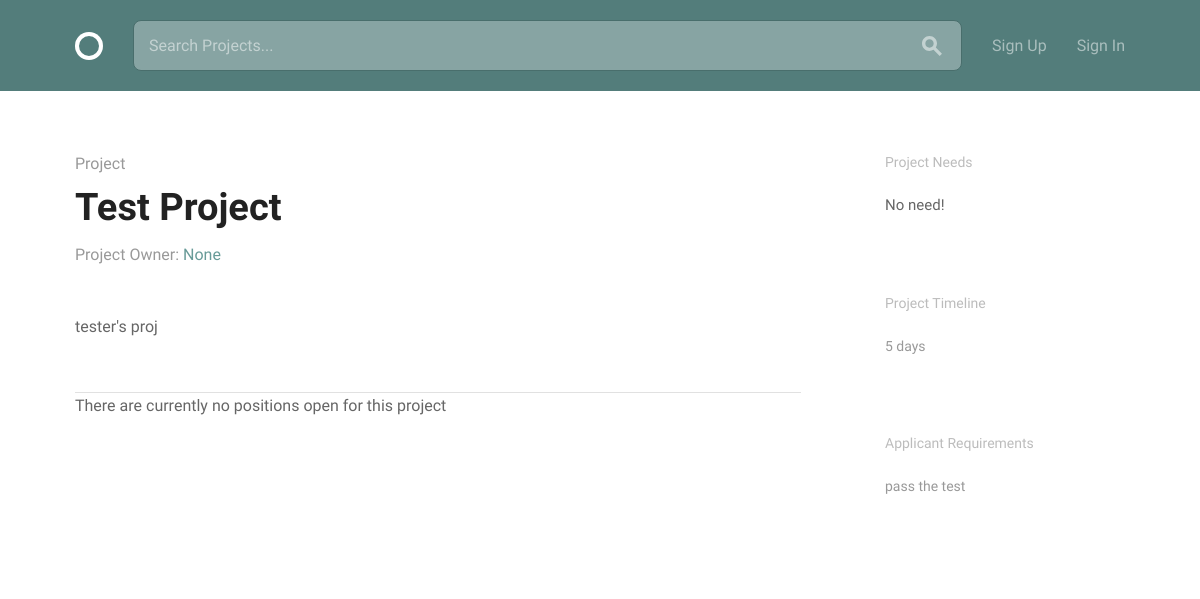
The app's page /projects/18/, older data.
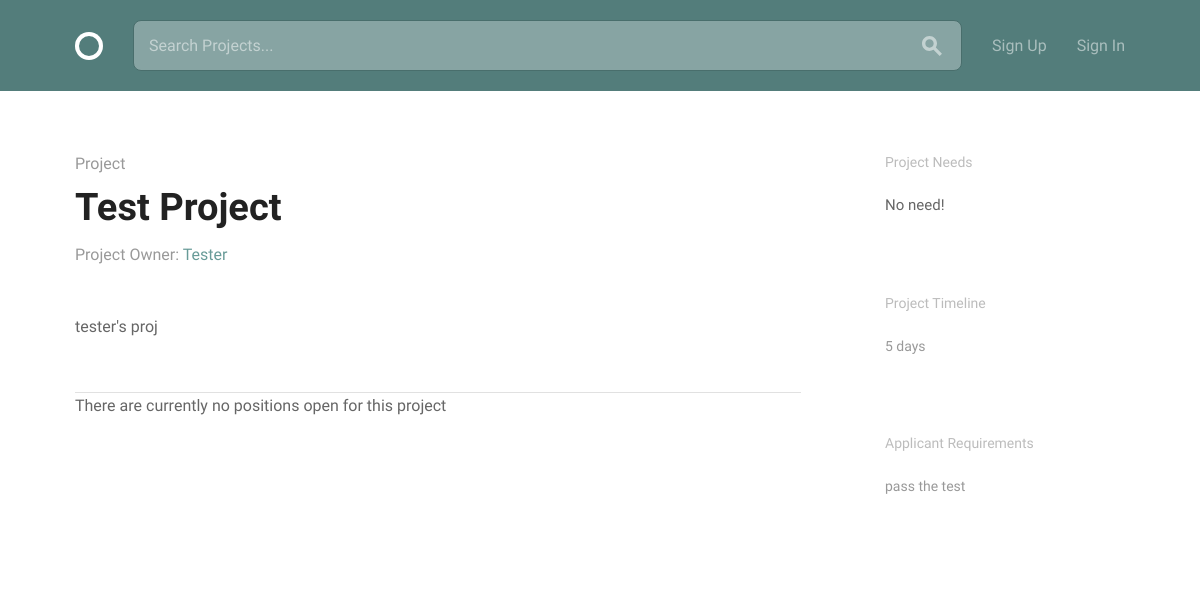
The same page, newer data.
### projects/models.py (models this page shows, shortened)
class Projects(models.Model):
    owner = models.ForeignKey(User, related_name='project', on_delete=models.CASCADE, null=True)
    title = models.CharField(max_length=150, default='')
    description = models.TextField(default='')
    requirements = models.TextField(default='')
    time_estimate = models.TextField(default='')
    recruited = models.BooleanField(default=False)
    completed = models.BooleanField(default=False)
    @property
    def open_positions(self):
        return self.positions.exclude(filled=True)

### projects/views.py (the view)
# urls.py: url(r'^(?P<pk>\d+)/$', views.ProjectDetailView.as_view(), name='detail'),
class ProjectDetailView(generic.DetailView):
    model = models.Projects
    context_object_name = 'project'
    template_name = 'projects/project.html'

### accounts/templatetags/accounts_extras.py (called while the page is built)
@register.filter('markdown_to_html')
def markdown_to_html(markdown_text):
    html_body = markdown2.markdown(markdown_text)
    return html_body

### projects/templates/projects/project.html (shortened to what this page needs)
{% extends 'base.html' %}
{% load bootstrap3 %}
{% load accounts_extras %}
{% block content %}
  <div class="bounds circle--page circle--article">
    <div class="grid-70">
      <div class="circle--article--header">
        <h4 class="circle--article--section">Project</h4>
        <h1 class="circle--article--title">{{ project.title|title }}</h1>
        <p class="circle--article--byline">Project Owner: <a>{{ project.owner|title }}</a></p>
      </div>
      <div class="circle--article--body">
        <p>{{ project.description|markdown_to_html|safe }}</p>
      </div>
      <div class="circle--project--positions">
        <ul class="circle--group--list">
            {% if project.open_positions %}
                {% for position in project.open_positions %}
                    {% if user.is_authenticated and user == project.owner %}
                    <li><a href="{% url 'projects:edit_position' project.pk position.pk %}">edit</a>
                    {% endif %}
              <h3>{{ position }}</h3>
              <p>{{ position.description|markdown_to_html|safe}}</p>
              <ul class="circle--group--list">
                  {% for skill in position.skills.all %}
                      <li>
                        <h3>Position Skills</h3>
                        <p>{{ skill }}</p>
                      </li>
                  {% endfor %}
              </ul>
                    {% if user.is_authenticated and user != project.owner %}
            <a class="button button-primary" href="{% url 'projects:position_apply'  pk=position.pk %}">Apply</a>
                    {% endif %}
          </li>
            {% endfor %}
                {% else %}
            <p>There are currently no positions open for this project</p>
          {% endif %}
        </ul>
      </div>
    </div>
    <div class="grid-25 grid-push-5">
      <div class="circle--secondary--module">
        <h3>Project Needs</h3>
        <ul class="circle--link--list">
            {% if project.open_positions %}
            {% for position in project.open_positions %}
          <li><a href="">{{ position.name }}</a></li>
                {% endfor %}
            {% else %}
                No need!
        </ul>
          {% endif %}
      </div>
      <div class="circle--secondary--module">
        <h3>Project Timeline</h3>
        <p>{{ project.time_estimate }}</p>
      </div>
      <div class="circle--secondary--module">
        <h3>Applicant Requirements</h3>
        <p>{{ project.requirements }}</p>
      </div>
    </div>
  </div>
{% endblock %}

Row changes from the older to the newer data that the page shows:
changed Projects "Test Project": owner "None" → "Tester"
